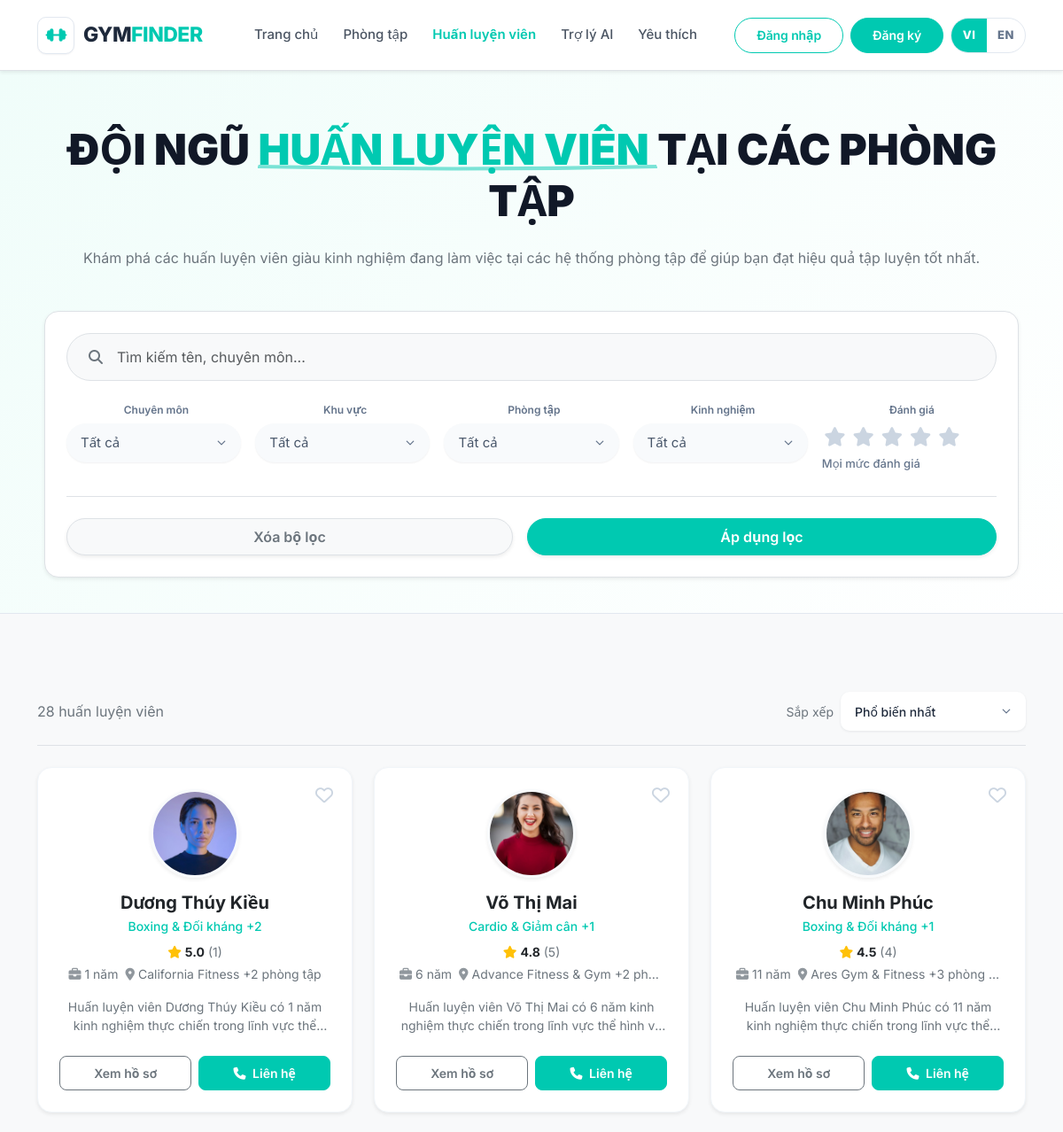
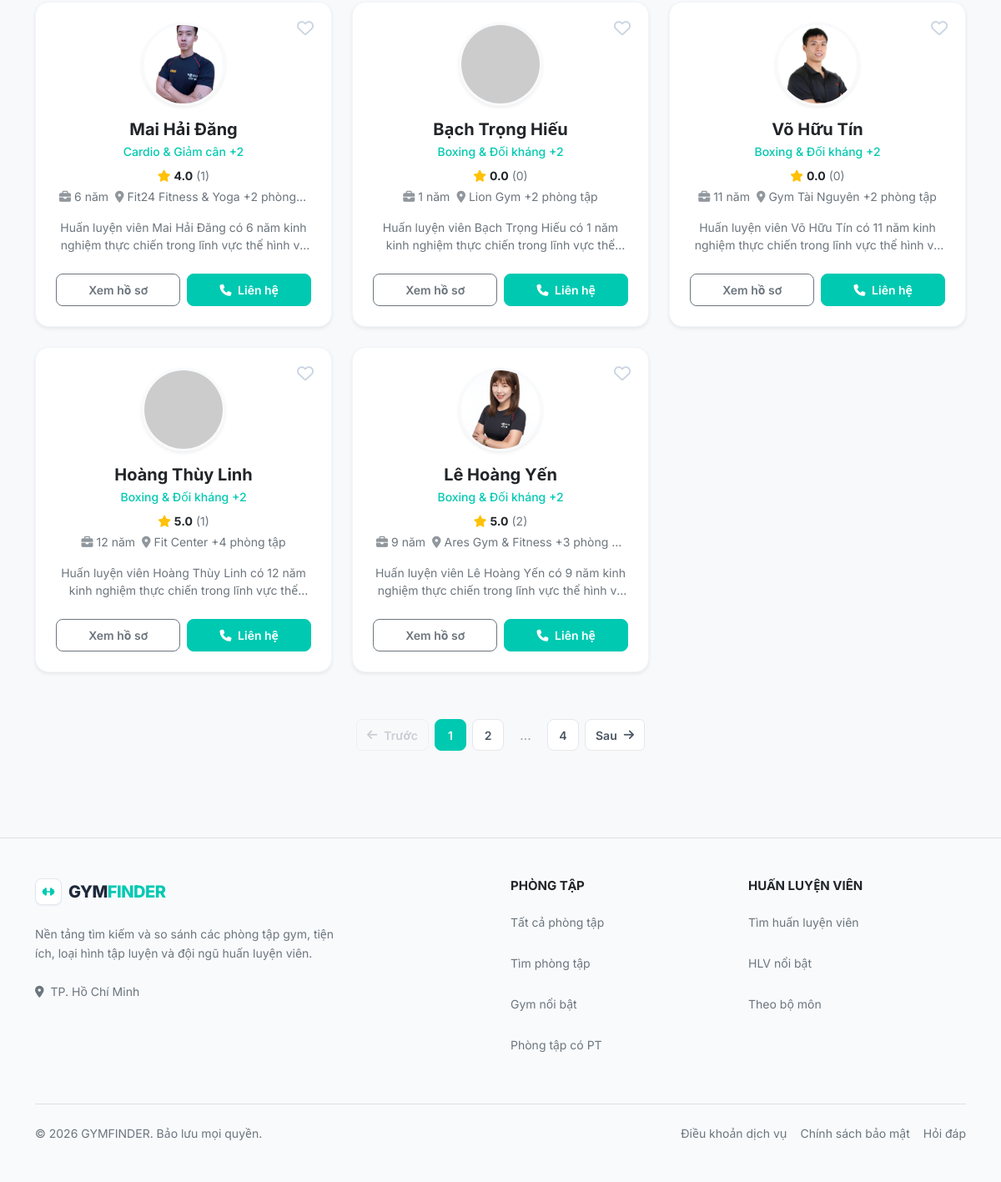
Screenshot of /pages/trainers/index.php with the database file from the repository (2 pictures, top to bottom).
### tables this page shows
CREATE TABLE trainers (
  id               INT UNSIGNED NOT NULL AUTO_INCREMENT,
  full_name        VARCHAR(100) NOT NULL,
  slug             VARCHAR(130) NOT NULL,
  avatar_url       VARCHAR(255) NULL,
  specialty_id     INT UNSIGNED NULL,
  years_experience TINYINT UNSIGNED NOT NULL,
  bio              TEXT         NULL,
  phone            VARCHAR(20)  NULL,
  email            VARCHAR(255) NULL,
  gym_id           INT UNSIGNED NULL,
  district_id      INT UNSIGNED NULL,
  avg_rating       DECIMAL(2,1) NOT NULL DEFAULT 0,
  review_count     INT UNSIGNED NOT NULL DEFAULT 0,
  is_featured      TINYINT(1)   NOT NULL DEFAULT 0,
  status           ENUM('active','hidden') NOT NULL DEFAULT 'active',
  created_at       DATETIME     NOT NULL DEFAULT CURRENT_TIMESTAMP,
  updated_at       DATETIME     NOT NULL DEFAULT CURRENT_TIMESTAMP ON UPDATE CURRENT_TIMESTAMP,

  PRIMARY KEY (id),
  UNIQUE KEY uq_trainers_slug (slug),

   
  KEY idx_trainers_status_featured (status, is_featured),
  KEY idx_trainers_exp             (years_experience),
  KEY idx_trainers_specialty       (specialty_id),
  KEY idx_trainers_gym             (gym_id),
  KEY idx_trainers_district        (district_id),

   
  CONSTRAINT fk_trainers_gym
    FOREIGN KEY (gym_id)       REFERENCES gyms(id)        ON DELETE SET NULL,
  CONSTRAINT fk_trainers_specialty
    FOREIGN KEY (specialty_id) REFERENCES specialties(id) ON DELETE SET NULL,
  CONSTRAINT fk_trainers_district
    FOREIGN KEY (district_id)  REFERENCES districts(id)   ON DELETE RESTRICT,

   
  CONSTRAINT chk_trainers_slug
    CHECK (slug NOT REGEXP '^[0-9]+$'),
  CONSTRAINT chk_trainers_exp
    CHECK (years_experience BETWEEN 0 AND 60),
  CONSTRAINT chk_trainers_rating
    CHECK (avg_rating BETWEEN 0 AND 5),
  CONSTRAINT chk_trainers_phone
    CHECK (phone IS NULL OR phone REGEXP '^\\+?[0-9]{9,14}$'),
  CONSTRAINT chk_trainers_featured
    CHECK (is_featured IN (0, 1))
);

CREATE TABLE specialties (
  id   INT UNSIGNED NOT NULL AUTO_INCREMENT,
  name VARCHAR(100) NOT NULL,
  slug VARCHAR(120) NOT NULL,

  PRIMARY KEY (id),
  UNIQUE KEY uq_specialties_name (name),
  UNIQUE KEY uq_specialties_slug (slug)
);

### pages/trainers/index.php (the view, shortened to what the rows shown need)
<?php
require_once dirname(__DIR__, 2) . '/backend/bootstrap.php';
$filters = [
    'keyword' => trim((string)($_GET['keyword'] ?? '')),
    'specialty_id' => $_GET['specialty_id'] ?? '',
    'district_id' => $_GET['district_id'] ?? '',
    'gym_id' => $_GET['gym_id'] ?? '',
    'featured' => $_GET['featured'] ?? '',
    'exp' => $_GET['exp'] ?? '',
    'min_rating' => $_GET['rating'] ?? '',
    'sort' => $_GET['sort'] ?? '',
    'page' => max(1, (int)($_GET['page'] ?? 1)),
    'limit' => 8,
];
$trainerPage = gf_search_trainers_paged($filters);
$trainers = $trainerPage['items'];
require dirname(__DIR__, 2) . '/includes/layout_head.php';
require dirname(__DIR__, 2) . '/includes/header.php';
?>
<div class="text-center gf-page-hero" style="background:linear-gradient(135deg,#f0fdfa 0%,#fff 100%);border-bottom:1px solid #e2e8f0;">
    <div class="container">
        <h1 class="hero-title text-uppercase"><?= gf_h(gf_t('ĐỘI NGŨ')) ?> <span class="text-primary position-relative"><?= gf_h(gf_t('HUẤN LUYỆN VIÊN')) ?>
            <svg class="position-absolute w-100 bottom-0 start-0 translate-middle-y text-primary opacity-50" style="height:10px" viewBox="0 0 100 10" preserveAspectRatio="none"><path d="M0 5 Q 50 10 100 5" stroke="currentColor" stroke-width="4" fill="transparent" /></svg>
        </span> <?= gf_h(gf_t('TẠI CÁC PHÒNG TẬP')) ?></h1>
    </div>
</div>
<div class="container py-5">
    <div class="row g-4">
        <?php foreach ($trainers as $trainer): $isFav = $user && gf_is_fav((int)$user['id'], 'trainer', (int)$trainer['id']); require dirname(__DIR__, 2).'/includes/trainer_card.php'; endforeach; ?>
    </div>
</div>
<?php require dirname(__DIR__, 2) . '/includes/footer.php'; ?>

### includes/trainer_card.php (shortened to what the rows shown need)
<?php
$isFav = !empty($isFav);
$viewer = gf_current_user();
$canFavorite = !($viewer && (($viewer['role'] ?? '') === 'admin'));
$href = gf_url('pages/trainers/detail.php?id=' . (int) $trainer['id']);
$heart = $isFav ? '<i class="fa-solid fa-heart text-danger"></i>' : '<i class="fa-regular fa-heart" style="color:#cbd5e1;"></i>';
?>
<div id="favorite-trainer-<?= (int)$trainer['id'] ?>" class="col-12 col-md-6 col-lg-4">
    <div class="trainer-card bg-white h-100 d-flex flex-column rounded-4 border-0 shadow-sm p-4 position-relative" style="border: 1px solid #f1f5f9 !important;">
        <?php if ($canFavorite): ?>
        <form method="post" action="<?= gf_h(gf_url('pages/user/favorite_toggle.php')) ?>" class="js-favorite-toggle position-absolute" data-api-url="<?= gf_h(gf_url('api/favorites')) ?>" data-login-url="<?= gf_h(gf_url('pages/auth/login.php')) ?>" data-favorited="<?= $isFav ? '1' : '0' ?>" style="top:15px;right:15px;z-index:3;">
            <button class="btn-trainer-favorite border-0 bg-transparent" type="submit" style="font-size:20px;" aria-label="<?= gf_h(gf_t('Yêu thích huấn luyện viên')) ?>" aria-pressed="<?= $isFav ? 'true' : 'false' ?>"><?= $heart ?></button>
        </form>
        <?php endif; ?>
        <div class="d-flex flex-column align-items-center text-center mb-3">
            <img src="<?= gf_h($trainer['avatar'] ?? '') ?>" alt="<?= gf_h($trainer['full_name']) ?>" class="rounded-circle object-fit-cover mb-3 shadow-sm" style="width:100px;height:100px;border:3px solid #f8fafc;" onerror="this.onerror=null;this.src='<?= gf_h(gf_avatar_fallback($trainer['full_name'] ?? 'Trainer')) ?>';">
            <h5 class="fw-bold mb-1">
                <a href="<?= gf_h($href) ?>" class="text-decoration-none text-dark stretched-link"><?= gf_h($trainer['full_name']) ?></a>
            </h5>
            <?php
            if (!function_exists('gf_ui_trainer_gym_ids')) {
                require_once __DIR__ . '/trainer_gyms_ui.php';
            }
            $cardSpecNames = gf_ui_trainer_specialty_names($trainer);
            $cardSpecNames = array_map(static fn ($n) => gf_t((string) $n), $cardSpecNames);
            if (count($cardSpecNames) > 1) {
                $cardSpecLabel = $cardSpecNames[0] . ' +' . (count($cardSpecNames) - 1);
            } else {
                $cardSpecLabel = $cardSpecNames[0] ?? '';
            }
            ?>
            <?php if ($cardSpecLabel !== ''): ?>
                <div class="text-primary fw-medium small mb-2"><?= gf_h($cardSpecLabel) ?></div>
            <?php endif; ?>
            <div class="small text-secondary mb-1">
                <i class="fa-solid fa-star text-warning"></i>
                <span class="text-dark fw-bold"><?= gf_h((string)$trainer['avg_rating']) ?></span>
                (<?= (int)$trainer['review_count'] ?>)
            </div>
            <?php
            $cardGymIds = gf_ui_trainer_gym_ids($trainer);
            if (count($cardGymIds) > 1) {
                $firstName = (string) ($trainer['gym_name'] ?? '');
                $cardGymLabel = $firstName !== ''
                    ? ($firstName . ' +' . (count($cardGymIds) - 1) . ' phòng tập')
                    : (count($cardGymIds) . ' phòng tập');
            } else {
                $cardGymLabel = gf_place_name((string) ($trainer['district_name'] ?? $trainer['gym_name'] ?? ''));
            }
            ?>
            <div class="d-flex align-items-center justify-content-center gap-2 small text-secondary w-100 px-1">
                <div class="trainer-card-exp text-nowrap flex-shrink-0"><i class="fa-solid fa-briefcase opacity-75 me-1"></i><?= (int)$trainer['years_experience'] ?>&nbsp;<?= gf_h(gf_lang() === 'en' ? 'yrs' : 'năm') ?></div>
                <?php if ($cardGymLabel !== ''): ?>
                <div class="trainer-card-place text-truncate min-w-0"><i class="fa-solid fa-location-dot opacity-75 me-1"></i><?= gf_h(gf_t($cardGymLabel)) ?></div>
                <?php endif; ?>
            </div>
        </div>
        <p class="text-secondary small text-center mb-4 flex-grow-1" style="display:-webkit-box;-webkit-line-clamp:2;-webkit-box-orient:vertical;overflow:hidden;"><?= gf_h(gf_t((string) ($trainer['bio'] ?? ''))) ?></p>
        <div class="d-flex gap-2 mt-auto position-relative" style="z-index:2;">
            <a href="<?= gf_h($href) ?>" class="btn btn-outline-secondary flex-grow-1 py-2 fw-semibold" style="font-size:14px;border-radius:8px;"><?= gf_h(gf_t('Xem hồ sơ')) ?></a>
            <?php
            $trainerAvatar = !empty($trainer['avatar']) ? $trainer['avatar'] : gf_avatar($trainer['avatar_url'] ?? null, (int)($trainer['id'] ?? 0), $trainer['full_name'] ?? '');
            $trainerSubtitle = ($cardSpecLabel !== '' ? $cardSpecLabel : ($trainer['specialty_name'] ?? '')) . (!empty($trainer['district_name']) ? ' • ' . gf_place_name((string) $trainer['district_name']) : '');
            ?>
            <button type="button" class="btn btn-primary flex-grow-1 py-2 fw-semibold btn-global-contact"
                data-type="trainer"
                data-type-label="<?= gf_h(gf_t('Huấn luyện viên cá nhân')) ?>"
                data-name="<?= gf_h($trainer['full_name'] ?? '') ?>"
                data-avatar="<?= gf_h($trainerAvatar) ?>"
                data-subtitle="<?= gf_h($trainerSubtitle) ?>"
                data-phone="<?= gf_h($trainer['phone'] ?? '') ?>"
                style="font-size:14px;border-radius:8px;">
                <i class="fa-solid fa-phone me-1"></i> <?= gf_h(gf_t('Liên hệ')) ?>
            </button>
        </div>
    </div>
</div>

### rows the page displays
trainers: shows a picture, full_name "Dương Thúy Kiều", avg_rating "5.0", review_count "1", years_experience "1", cardGymLabel "California Fitness +2 phòng tập", bio "Huấn luyện viên Dương Thúy Kiều có 1 năm kinh nghiệm thực chiến trong lĩnh vực…"
specialties: name "Boxing & Đối kháng +2"
trainers: shows a picture, full_name "Võ Thị Mai", avg_rating "4.8", review_count "5", years_experience "6", cardGymLabel "Advance Fitness & Gym +2 ph…", bio "Huấn luyện viên Võ Thị Mai có 6 năm kinh nghiệm thực chiến trong lĩnh vực thể hình…"
specialties: name "Cardio & Giảm cân +1", name "Cardio & Giảm cân +2", name "Boxing & Đối kháng +2"
trainers: shows a picture, full_name "Chu Minh Phúc", specialty.name "Boxing & Đối kháng +1", avg_rating "4.5", review_count "4", years_experience "11", cardGymLabel "Ares Gym & Fitness +3 phòng…", bio "Huấn luyện viên Chu Minh Phúc có 11 năm kinh nghiệm thực chiến trong lĩnh vực…"
trainers: shows a picture, full_name "Mai Hải Đăng", avg_rating "4.0", review_count "1", years_experience "6", cardGymLabel "Fit24 Fitness & Yoga +2 phòng…", bio "Huấn luyện viên Mai Hải Đăng có 6 năm kinh nghiệm thực chiến trong lĩnh vực thể hình…"
trainers: full_name "Bạch Trọng Hiếu", specialty.name "Boxing & Đối kháng +2", avg_rating "0.0", review_count "0", years_experience "1", cardGymLabel "Lion Gym +2 phòng tập", bio "Huấn luyện viên Bạch Trọng Hiếu có 1 năm kinh nghiệm thực chiến trong lĩnh vực…"
trainers: shows a picture, full_name "Võ Hữu Tín", avg_rating "0.0", review_count "0", years_experience "11", cardGymLabel "Gym Tài Nguyên +2 phòng tập", bio "Huấn luyện viên Võ Hữu Tín có 11 năm kinh nghiệm thực chiến trong lĩnh vực thể hình…"
trainers: full_name "Hoàng Thùy Linh", specialty.name "Boxing & Đối kháng +2", avg_rating "5.0", review_count "1", years_experience "12", cardGymLabel "Fit Center +4 phòng tập", bio "Huấn luyện viên Hoàng Thùy Linh có 12 năm kinh nghiệm thực chiến trong lĩnh vực…"
trainers: shows a picture, full_name "Lê Hoàng Yến", avg_rating "5.0", review_count "2", years_experience "9", cardGymLabel "Ares Gym & Fitness +3 phòng…", bio "Huấn luyện viên Lê Hoàng Yến có 9 năm kinh nghiệm thực chiến trong lĩnh vực thể hình…"

### other values shown
gf_h(gf_t('Trang chủ')) "Trang chủ"
gf_h(gf_t('Phòng tập')) "Phòng tập"
gf_h(gf_t('Huấn luyện viên')) "Huấn luyện viên"
gf_h(gf_t('Trợ lý AI')) "Trợ lý AI"
gf_h(gf_t('Yêu thích')) "Yêu thích"
gf_h(gf_t('Đăng nhập')) "Đăng nhập"
gf_h(gf_t('Đăng ký')) "Đăng ký"
gf_h(gf_t('ĐỘI NGŨ')) "ĐỘI NGŨ"
gf_h(gf_t('HUẤN LUYỆN VIÊN')) "HUẤN LUYỆN VIÊN"
gf_h(gf_t('TẠI CÁC PHÒNG TẬP')) "TẠI CÁC PHÒNG TẬP"
gf_h(gf_t('Chuyên môn')) "Chuyên môn"
gf_h(gf_t('Khu vực')) "Khu vực"
gf_h(gf_t('Kinh nghiệm')) "Kinh nghiệm"
gf_h(gf_t('Đánh giá')) "Đánh giá"
gf_h(gf_t('Xóa bộ lọc')) "Xóa bộ lọc"
